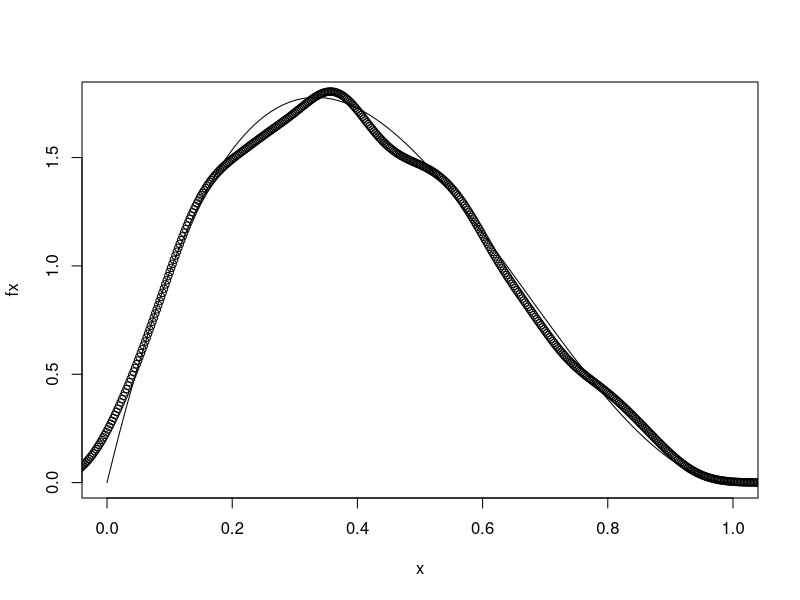

Generate this figure with R:
# program to illustrate the drawing of beta(alf,bet) variates
# using rejection sampling

# setup
alf = 2
bet = 3
c = (alf-1)^(alf-1) * (bet-1)^(bet-1) / (alf+bet-2)^(alf+bet-2)
set.seed(24751)

# plot the beta density
x = c(0:100)/100
fx = dbeta(x,alf,bet)
plot(x,fx,type='l')

# draw the sample
nobs = 1000
z = NULL
for (i in 1:nobs) {
  flg = 0
  while (flg == 0) {
    w = runif(1)
    u = runif(1)
    bound = w^(alf-1) * (1-w)^(bet-1) / c
    if (u <= bound) {
      z = c(z,w)
      flg = 1
     }
   }
 }

# estimate the density based on the sample and plot
dens=density(z)
points(dens$x,dens$y)


   
